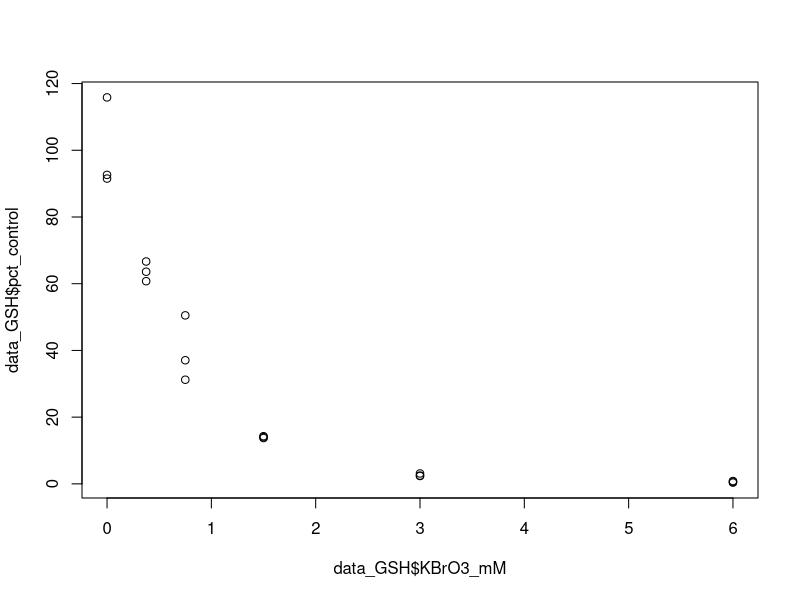
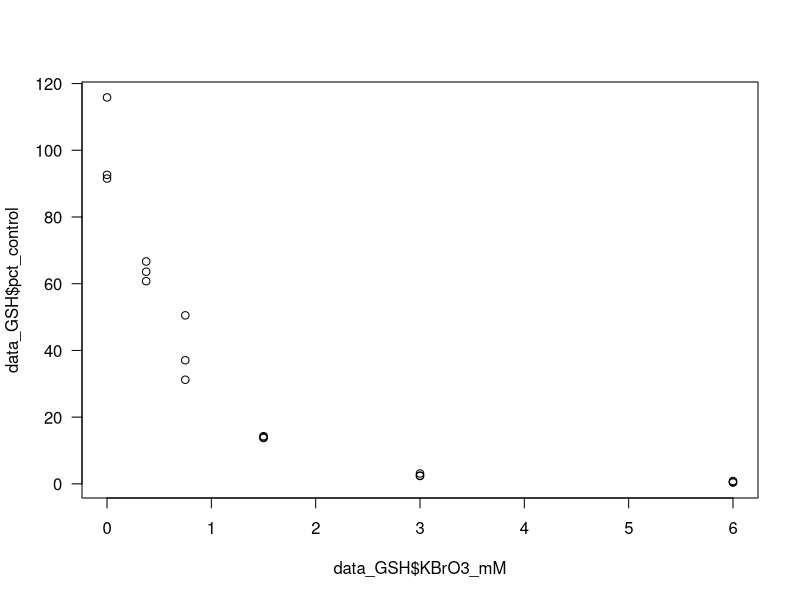
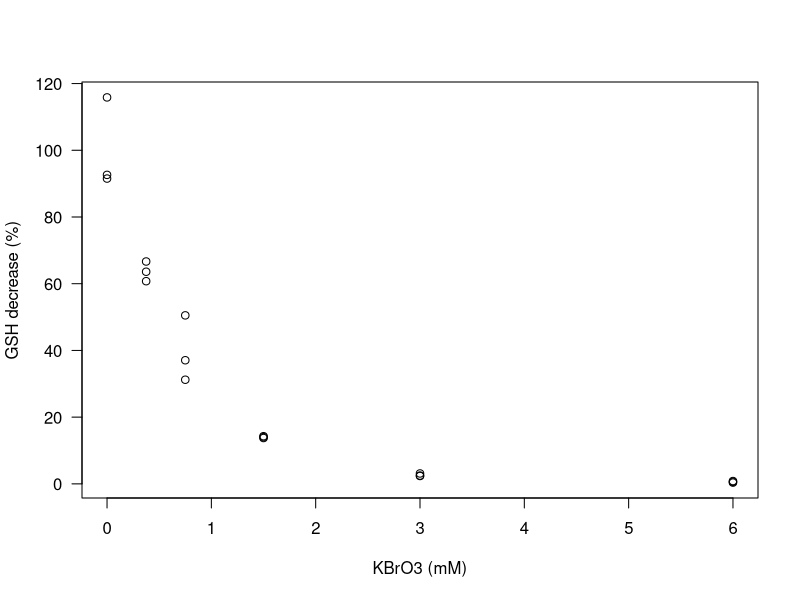
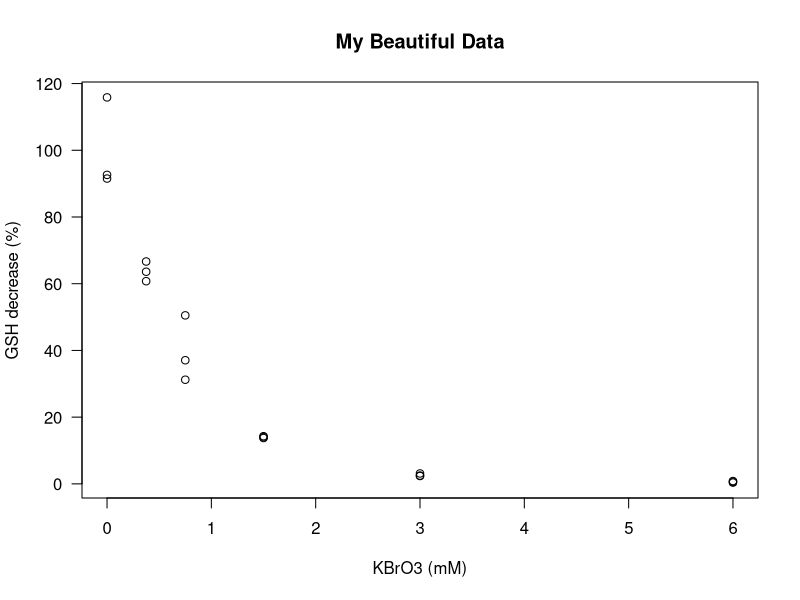
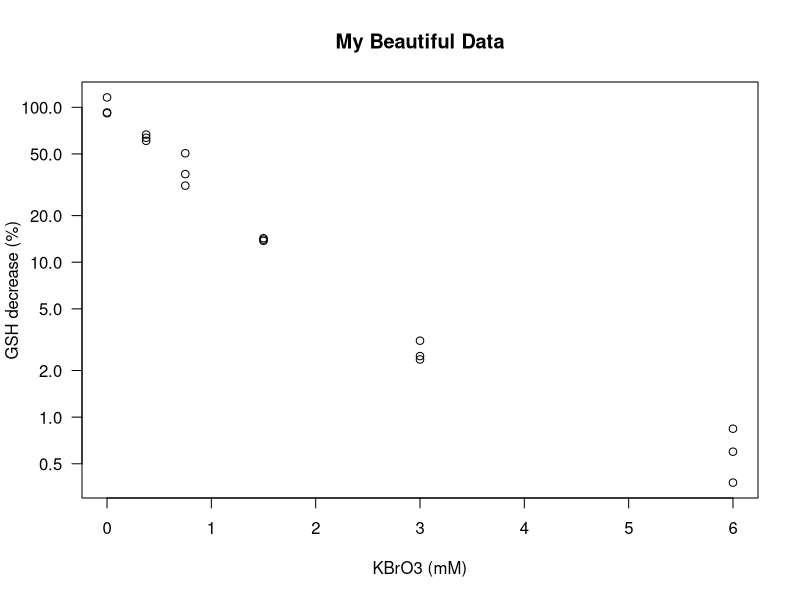
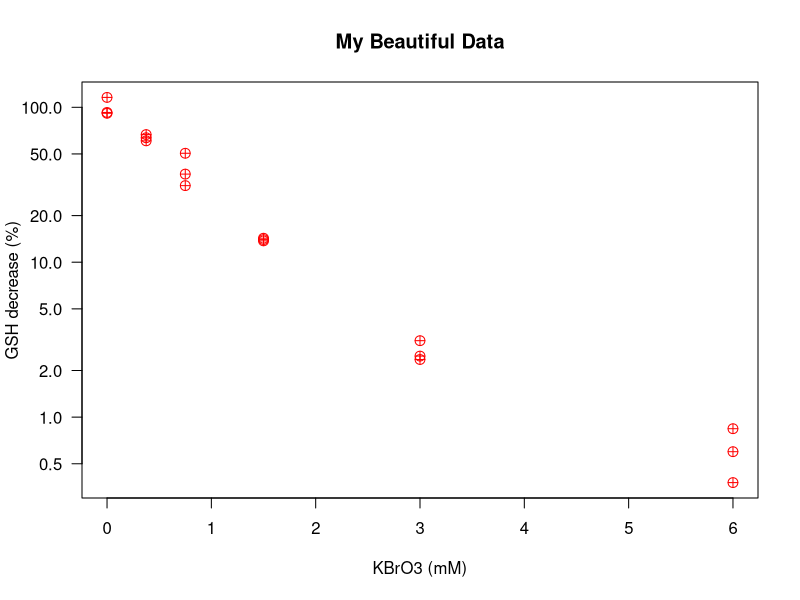
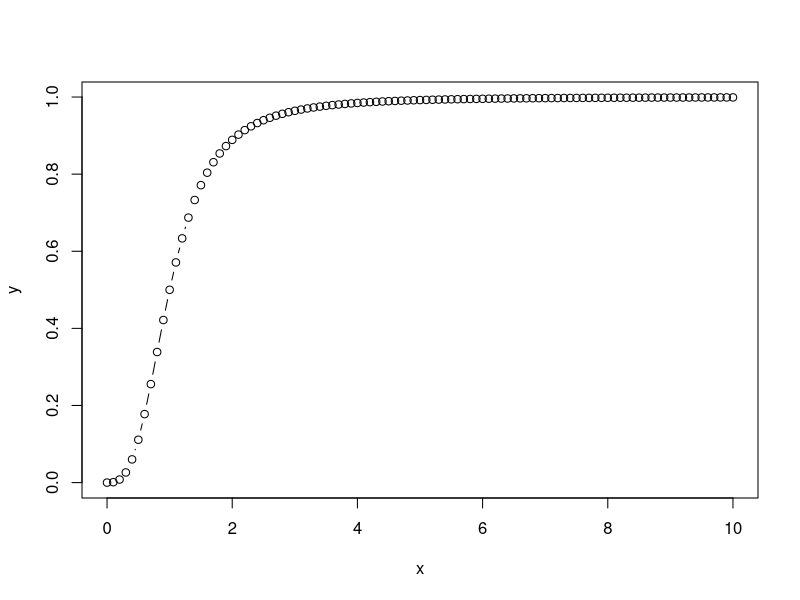
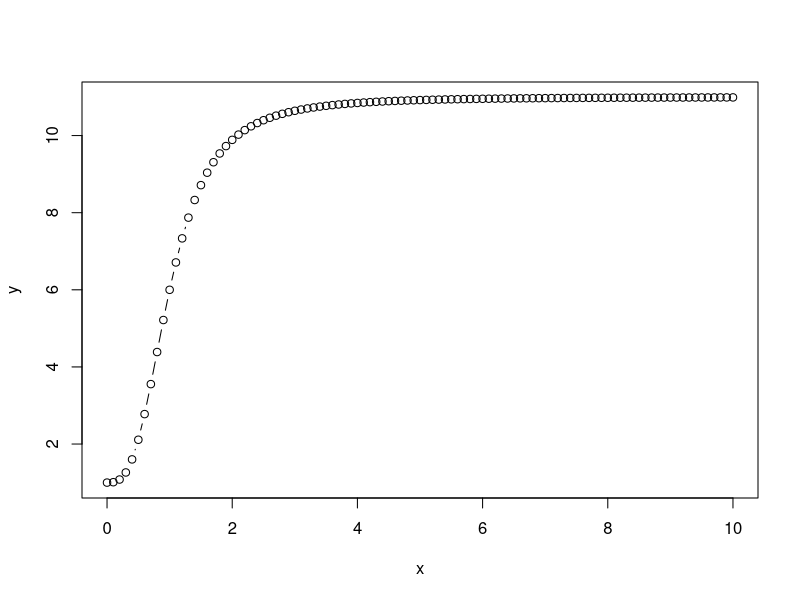

The R source for these figures, in order:
# ===================
# GSH (after 1h)

data_GSH = read.table("data_GSH.txt", sep="\t", header=TRUE)
head(data_GSH)

# plot the data to get a sense of it
plot(data_GSH$KBrO3_mM, data_GSH$pct_control)

# you have plenty of options, the most useful are:
# nicer
plot(data_GSH$KBrO3_mM, data_GSH$pct_control, las=1)
# professional
plot(data_GSH$KBrO3_mM, data_GSH$pct_control, las=1,
     xlab="KBrO3 (mM)", ylab="GSH decrease (%)")
# excellent
plot(data_GSH$KBrO3_mM, data_GSH$pct_control, las=1,
     xlab="KBrO3 (mM)", ylab="GSH decrease (%)", main="My Beautiful Data")
# clever
plot(data_GSH$KBrO3_mM, data_GSH$pct_control, las=1,
     xlab="KBrO3 (mM)", ylab="GSH decrease (%)", main="My Beautiful Data",
     log="y") # you can use log="x" or "y" or "xy" or "" 
# genius level
plot(data_GSH$KBrO3_mM, data_GSH$pct_control, las=1,
     xlab="KBrO3 (mM)", ylab="GSH decrease (%)", main="My Beautiful Data",
     log="y", pch=10, cex= 1.3, col="red") # set the type of mark, size, color

# etc. see help(par) or ?par for all the parameters you can set

# Let's get serious:
# define the Hill dose-response model as a function
Hill = function (x, EC50, n) {
  return(x^n / (x^n + EC50^n))
}

# let's try it
Hill(x=10, EC50=1, n=1)

# plot it...
x = seq(0, 10, 0.1)
y = Hill(x=x, EC50=1, n=3)
plot(x, y, type="b")

# problem: it goes up from zero to one and we want it to go down from 100 to 0
# so we change it a bit

# define an extended Hill dose-response model as a function
Hill = function (x, EC50, n, from, diff) {
  return(from + diff * (x^n / (x^n + EC50^n)))
}

# try it
Hill(x=10, EC50=1, n=1, from=1, diff=10)

# plot it...
x = seq(0, 10, 0.1)
y = Hill(x=x, EC50=1, n=3, from=1, diff=10)
plot(x, y, type="b")

# can you find values of from and diff that would match the data range?
# first: what is the data range?
# assign the values found to variables A and B
A =
B =
        
# now replot the data and overlay with the model
# make sure to define the axes limits before doing overlays...
xlims = c(0, 6) # a vector of min and max
ylims = c(0, 120)
plot(data_GSH$KBrO3_mM, data_GSH$pct_control, xlim=xlims, ylim=ylims, col="red")
par(new=T) # will overlay the next plot
x = seq(0, 6, 0.1)
y = Hill(x=x, EC50=1, n=3, from=A, diff=B)
plot(x, y, type="l", xlim=xlims, ylim=ylims, xlab="", ylab="") # turn off labels

# now play with EC50 and N to fit the data better

# there are many tools in R that can be used to fit automatically your model
# one of them is PROAST (from the RIVM)
# but we can also access PROAST online (more fun)
